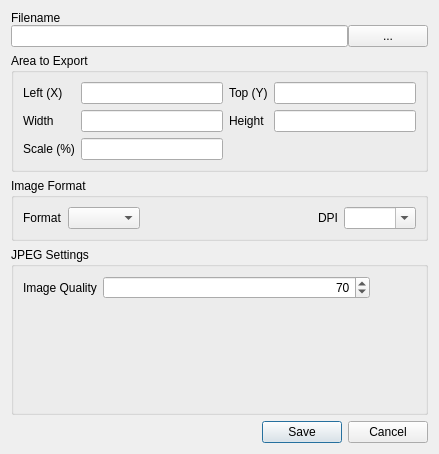
<?xml version="1.0" encoding="UTF-8"?>
<ui version="4.0">
 <class>ExportImageDialog</class>
 <widget class="QDialog" name="ExportImageDialog">
  <property name="geometry">
   <rect>
    <x>0</x>
    <y>0</y>
    <width>439</width>
    <height>454</height>
   </rect>
  </property>
  <property name="windowTitle">
   <string>Export Image</string>
  </property>
  <layout class="QGridLayout" name="gridLayout" columnstretch="0,0">
   <item row="3" column="0" colspan="2">
    <widget class="QWidget" name="widget" native="true">
     <layout class="QGridLayout" name="gridLayout_5" columnstretch="1,0">
      <property name="leftMargin">
       <number>0</number>
      </property>
      <property name="topMargin">
       <number>0</number>
      </property>
      <property name="rightMargin">
       <number>0</number>
      </property>
      <property name="bottomMargin">
       <number>0</number>
      </property>
      <property name="spacing">
       <number>0</number>
      </property>
      <item row="1" column="0" colspan="2">
       <widget class="QLabel" name="lbl_filename">
        <property name="text">
         <string>Filename</string>
        </property>
        <property name="buddy">
         <cstring>ledit_filename</cstring>
        </property>
       </widget>
      </item>
      <item row="2" column="1">
       <widget class="QPushButton" name="btn_filename">
        <property name="text">
         <string>...</string>
        </property>
       </widget>
      </item>
      <item row="2" column="0">
       <widget class="QLineEdit" name="ledit_filename"/>
      </item>
     </layout>
    </widget>
   </item>
   <item row="10" column="0" colspan="2">
    <widget class="QDialogButtonBox" name="buttonBox">
     <property name="orientation">
      <enum>Qt::Horizontal</enum>
     </property>
     <property name="standardButtons">
      <set>QDialogButtonBox::Cancel|QDialogButtonBox::Save</set>
     </property>
    </widget>
   </item>
   <item row="9" column="0" colspan="2">
    <widget class="QStackedWidget" name="stack_image_config">
     <property name="currentIndex">
      <number>2</number>
     </property>
     <widget class="QWidget" name="page_png">
      <layout class="QVBoxLayout" name="verticalLayout">
       <property name="leftMargin">
        <number>0</number>
       </property>
       <property name="topMargin">
        <number>0</number>
       </property>
       <property name="rightMargin">
        <number>0</number>
       </property>
       <property name="bottomMargin">
        <number>0</number>
       </property>
       <item>
        <widget class="QGroupBox" name="gbox_png">
         <property name="title">
          <string>PNG Settings</string>
         </property>
         <layout class="QGridLayout" name="gridLayout_7">
          <item row="0" column="0">
           <widget class="QLabel" name="lbl_png">
            <property name="text">
             <string>No configuration required
for the PNG image format</string>
            </property>
            <property name="alignment">
             <set>Qt::AlignCenter</set>
            </property>
           </widget>
          </item>
         </layout>
        </widget>
       </item>
      </layout>
     </widget>
     <widget class="QWidget" name="page_tiff">
      <layout class="QVBoxLayout" name="verticalLayout_3">
       <property name="leftMargin">
        <number>0</number>
       </property>
       <property name="topMargin">
        <number>0</number>
       </property>
       <property name="rightMargin">
        <number>0</number>
       </property>
       <property name="bottomMargin">
        <number>0</number>
       </property>
       <item>
        <widget class="QGroupBox" name="gbox_tiff">
         <property name="title">
          <string>TIFF Settings</string>
         </property>
         <layout class="QGridLayout" name="gridLayout_4" columnstretch="0,1,0">
          <item row="1" column="0">
           <widget class="QLabel" name="lbl_tiff_quality">
            <property name="text">
             <string>Image Quality</string>
            </property>
            <property name="buddy">
             <cstring>sbox_tiff_quality</cstring>
            </property>
           </widget>
          </item>
          <item row="1" column="1">
           <widget class="QSpinBox" name="sbox_tiff_quality">
            <property name="alignment">
             <set>Qt::AlignRight|Qt::AlignTrailing|Qt::AlignVCenter</set>
            </property>
            <property name="maximum">
             <number>95</number>
            </property>
            <property name="value">
             <number>70</number>
            </property>
           </widget>
          </item>
          <item row="0" column="1">
           <widget class="QComboBox" name="cbox_tiff_compression"/>
          </item>
          <item row="0" column="0">
           <widget class="QLabel" name="lbl_tiff_compression">
            <property name="text">
             <string>Compression</string>
            </property>
            <property name="buddy">
             <cstring>cbox_tiff_compression</cstring>
            </property>
           </widget>
          </item>
          <item row="0" column="2">
           <spacer name="horizontalSpacer_3">
            <property name="orientation">
             <enum>Qt::Horizontal</enum>
            </property>
            <property name="sizeHint" stdset="0">
             <size>
              <width>40</width>
              <height>20</height>
             </size>
            </property>
           </spacer>
          </item>
          <item row="2" column="1">
           <spacer name="verticalSpacer_2">
            <property name="orientation">
             <enum>Qt::Vertical</enum>
            </property>
            <property name="sizeHint" stdset="0">
             <size>
              <width>20</width>
              <height>40</height>
             </size>
            </property>
           </spacer>
          </item>
         </layout>
        </widget>
       </item>
      </layout>
     </widget>
     <widget class="QWidget" name="page_jpeg">
      <layout class="QVBoxLayout" name="verticalLayout_2">
       <property name="leftMargin">
        <number>0</number>
       </property>
       <property name="topMargin">
        <number>0</number>
       </property>
       <property name="rightMargin">
        <number>0</number>
       </property>
       <property name="bottomMargin">
        <number>0</number>
       </property>
       <item>
        <widget class="QGroupBox" name="gbox_jpeg">
         <property name="title">
          <string>JPEG Settings</string>
         </property>
         <layout class="QGridLayout" name="gridLayout_3" columnstretch="0,1,0" columnminimumwidth="0,0,0">
          <item row="0" column="2">
           <spacer name="horizontalSpacer_2">
            <property name="orientation">
             <enum>Qt::Horizontal</enum>
            </property>
            <property name="sizeHint" stdset="0">
             <size>
              <width>40</width>
              <height>20</height>
             </size>
            </property>
           </spacer>
          </item>
          <item row="0" column="1">
           <widget class="QSpinBox" name="sbox_jpeg_quality">
            <property name="alignment">
             <set>Qt::AlignRight|Qt::AlignTrailing|Qt::AlignVCenter</set>
            </property>
            <property name="maximum">
             <number>95</number>
            </property>
            <property name="value">
             <number>70</number>
            </property>
           </widget>
          </item>
          <item row="0" column="0">
           <widget class="QLabel" name="lbl_jpeg_quality">
            <property name="text">
             <string>Image Quality</string>
            </property>
            <property name="buddy">
             <cstring>sbox_jpeg_quality</cstring>
            </property>
           </widget>
          </item>
          <item row="1" column="0" colspan="3">
           <spacer name="verticalSpacer">
            <property name="orientation">
             <enum>Qt::Vertical</enum>
            </property>
            <property name="sizeHint" stdset="0">
             <size>
              <width>20</width>
              <height>40</height>
             </size>
            </property>
           </spacer>
          </item>
         </layout>
        </widget>
       </item>
      </layout>
     </widget>
    </widget>
   </item>
   <item row="5" column="0" colspan="2">
    <widget class="QGroupBox" name="gbox_image_format">
     <property name="title">
      <string>Image Format</string>
     </property>
     <layout class="QGridLayout" name="gridLayout_6">
      <item row="0" column="4">
       <widget class="QComboBox" name="cbox_image_dpi">
        <property name="editable">
         <bool>true</bool>
        </property>
        <property name="insertPolicy">
         <enum>QComboBox::NoInsert</enum>
        </property>
       </widget>
      </item>
      <item row="0" column="3">
       <widget class="QLabel" name="lbl_image_dpi">
        <property name="text">
         <string>DPI</string>
        </property>
        <property name="buddy">
         <cstring>cbox_image_dpi</cstring>
        </property>
       </widget>
      </item>
      <item row="0" column="0">
       <widget class="QLabel" name="lbl_image_format">
        <property name="text">
         <string>Format</string>
        </property>
        <property name="buddy">
         <cstring>cbox_image_format</cstring>
        </property>
       </widget>
      </item>
      <item row="0" column="1">
       <widget class="QComboBox" name="cbox_image_format">
        <property name="currentText">
         <string/>
        </property>
       </widget>
      </item>
      <item row="0" column="2">
       <spacer name="horizontalSpacer">
        <property name="orientation">
         <enum>Qt::Horizontal</enum>
        </property>
        <property name="sizeHint" stdset="0">
         <size>
          <width>40</width>
          <height>20</height>
         </size>
        </property>
       </spacer>
      </item>
     </layout>
    </widget>
   </item>
   <item row="4" column="0" colspan="2">
    <widget class="QGroupBox" name="gbox_export_area">
     <property name="title">
      <string>Area to Export</string>
     </property>
     <layout class="QGridLayout" name="gridLayout_2">
      <item row="0" column="0">
       <widget class="QLabel" name="lbl_x">
        <property name="text">
         <string>Left (X)</string>
        </property>
        <property name="buddy">
         <cstring>ledit_x</cstring>
        </property>
       </widget>
      </item>
      <item row="0" column="3">
       <widget class="QLineEdit" name="ledit_y">
        <property name="alignment">
         <set>Qt::AlignRight|Qt::AlignTrailing|Qt::AlignVCenter</set>
        </property>
       </widget>
      </item>
      <item row="0" column="1">
       <widget class="QLineEdit" name="ledit_x">
        <property name="alignment">
         <set>Qt::AlignRight|Qt::AlignTrailing|Qt::AlignVCenter</set>
        </property>
       </widget>
      </item>
      <item row="2" column="1">
       <widget class="QLineEdit" name="ledit_width">
        <property name="alignment">
         <set>Qt::AlignRight|Qt::AlignTrailing|Qt::AlignVCenter</set>
        </property>
       </widget>
      </item>
      <item row="3" column="1">
       <widget class="QLineEdit" name="ledit_scale">
        <property name="alignment">
         <set>Qt::AlignRight|Qt::AlignTrailing|Qt::AlignVCenter</set>
        </property>
       </widget>
      </item>
      <item row="0" column="2">
       <widget class="QLabel" name="lbl_y">
        <property name="text">
         <string>Top (Y)</string>
        </property>
        <property name="buddy">
         <cstring>ledit_y</cstring>
        </property>
       </widget>
      </item>
      <item row="2" column="3">
       <widget class="QLineEdit" name="ledit_height">
        <property name="alignment">
         <set>Qt::AlignRight|Qt::AlignTrailing|Qt::AlignVCenter</set>
        </property>
       </widget>
      </item>
      <item row="2" column="0">
       <widget class="QLabel" name="lbl_width">
        <property name="text">
         <string>Width</string>
        </property>
        <property name="buddy">
         <cstring>ledit_width</cstring>
        </property>
       </widget>
      </item>
      <item row="2" column="2">
       <widget class="QLabel" name="lbl_height">
        <property name="text">
         <string>Height</string>
        </property>
        <property name="buddy">
         <cstring>ledit_height</cstring>
        </property>
       </widget>
      </item>
      <item row="3" column="0">
       <widget class="QLabel" name="lbl_scale">
        <property name="text">
         <string>Scale (%)</string>
        </property>
        <property name="buddy">
         <cstring>ledit_scale</cstring>
        </property>
       </widget>
      </item>
     </layout>
    </widget>
   </item>
  </layout>
 </widget>
 <tabstops>
  <tabstop>ledit_filename</tabstop>
  <tabstop>btn_filename</tabstop>
  <tabstop>ledit_x</tabstop>
  <tabstop>ledit_y</tabstop>
  <tabstop>ledit_width</tabstop>
  <tabstop>ledit_height</tabstop>
  <tabstop>ledit_scale</tabstop>
  <tabstop>cbox_image_format</tabstop>
  <tabstop>cbox_image_dpi</tabstop>
  <tabstop>cbox_tiff_compression</tabstop>
  <tabstop>sbox_tiff_quality</tabstop>
  <tabstop>sbox_jpeg_quality</tabstop>
 </tabstops>
 <resources/>
 <connections>
  <connection>
   <sender>buttonBox</sender>
   <signal>accepted()</signal>
   <receiver>ExportImageDialog</receiver>
   <slot>accept()</slot>
   <hints>
    <hint type="sourcelabel">
     <x>248</x>
     <y>254</y>
    </hint>
    <hint type="destinationlabel">
     <x>157</x>
     <y>274</y>
    </hint>
   </hints>
  </connection>
  <connection>
   <sender>buttonBox</sender>
   <signal>rejected()</signal>
   <receiver>ExportImageDialog</receiver>
   <slot>reject()</slot>
   <hints>
    <hint type="sourcelabel">
     <x>316</x>
     <y>260</y>
    </hint>
    <hint type="destinationlabel">
     <x>286</x>
     <y>274</y>
    </hint>
   </hints>
  </connection>
 </connections>
</ui>
